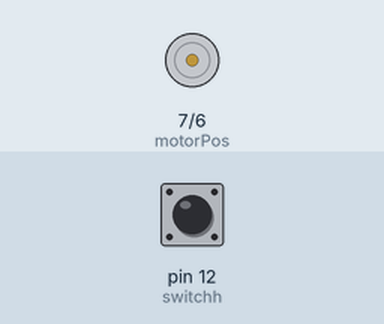
Simulated run of this sketch. Board: Arduino Uno, built with avr-gcc and run on an emulated ATmega328P. Shown: motor-driver pin pairs drawn as motors (green arrow = first pin HIGH = forward, orange = second pin HIGH = backward, longer = more drive). The test bench sets the inputs (shaded band); at power-on: pin 12 (switchh) HIGH.

Above: at 1.2 s.
1.3 s: pin 12 (switchh) pulled LOW for 0.15 s
At 1.37 s:
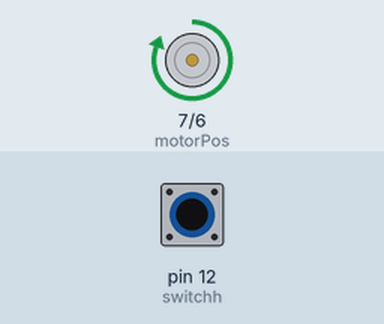
2.9 s: pin 12 (switchh) pulled LOW for 3.2 s
At 6.6 s:
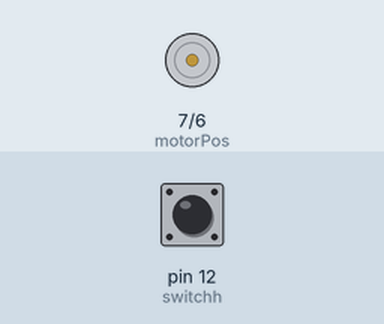
Timing chart, 0 to 8.1 s (numbered marks = the images above; inputs shaded):
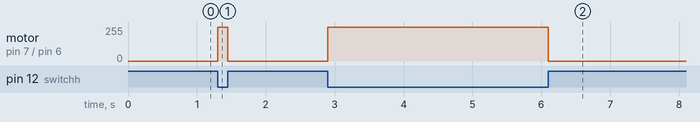

Measured:
- after the input at 1.3 s, motor on pin 7 (motorPos) / pin 6 (motorNeg): stopped → forward 255/255 at once, → stopped 0.15 s later
- after the input at 2.9 s, motor on pin 7 (motorPos) / pin 6 (motorNeg): stopped → forward 255/255 at once, → stopped 3.2 s later

The sketch:

7_ir_motor.ino
```cpp
int switchh=12;
int motorPos=7;
int motorNeg=6;
void setup(){
    pinMode(switchh,INPUT);
    pinMode(motorPos,OUTPUT);
    pinMode(motorNeg,OUTPUT);
}
void loop(){
    if(digitalRead(switchh)==LOW){
        digitalWrite(motorPos,HIGH);
        digitalWrite(motorNeg,LOW);
//        delay(2000);

    }
    else{
        digitalWrite(motorPos,LOW);
        digitalWrite(motorNeg,LOW);
//        delay(2000);

     }
}
```
